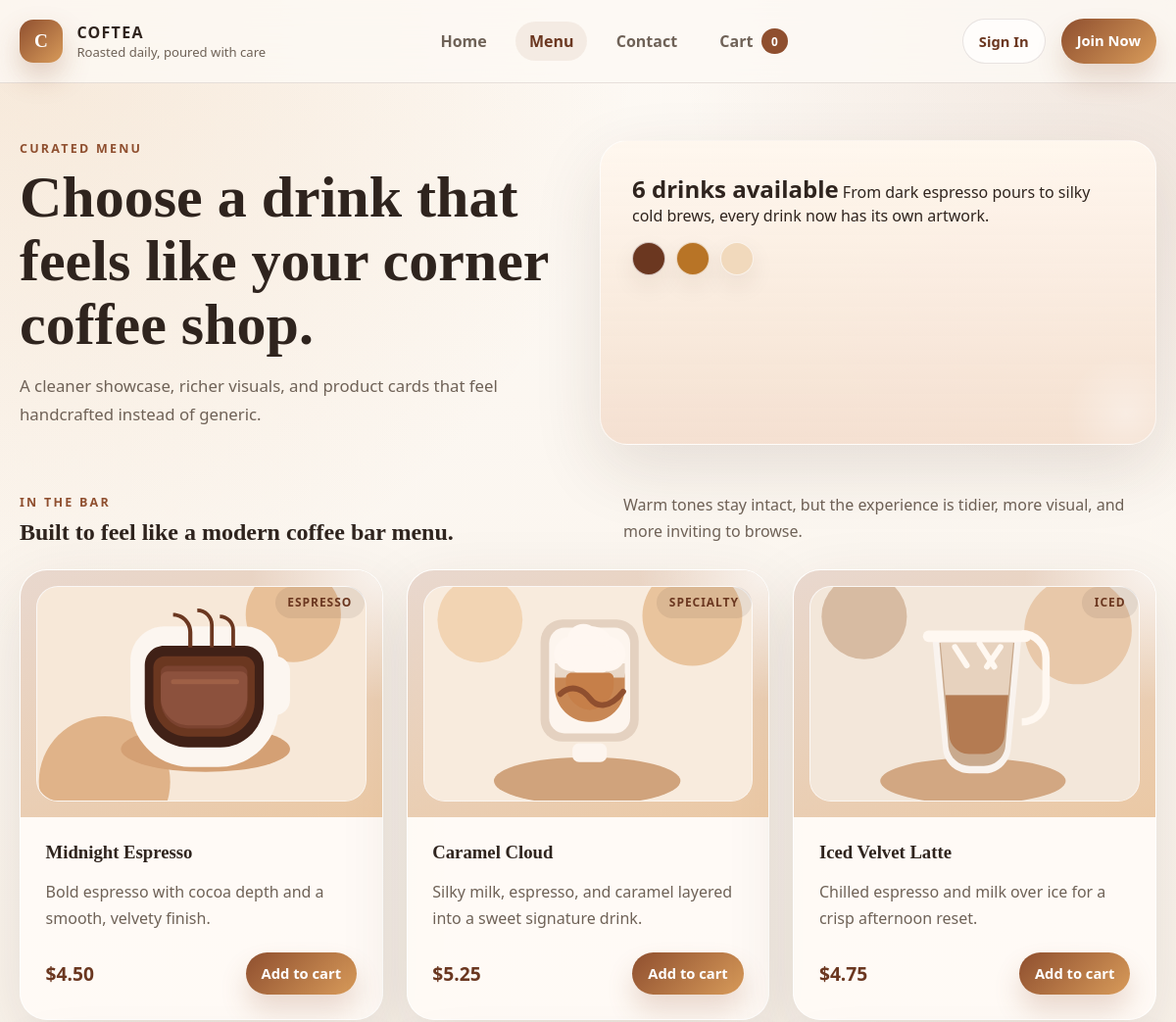
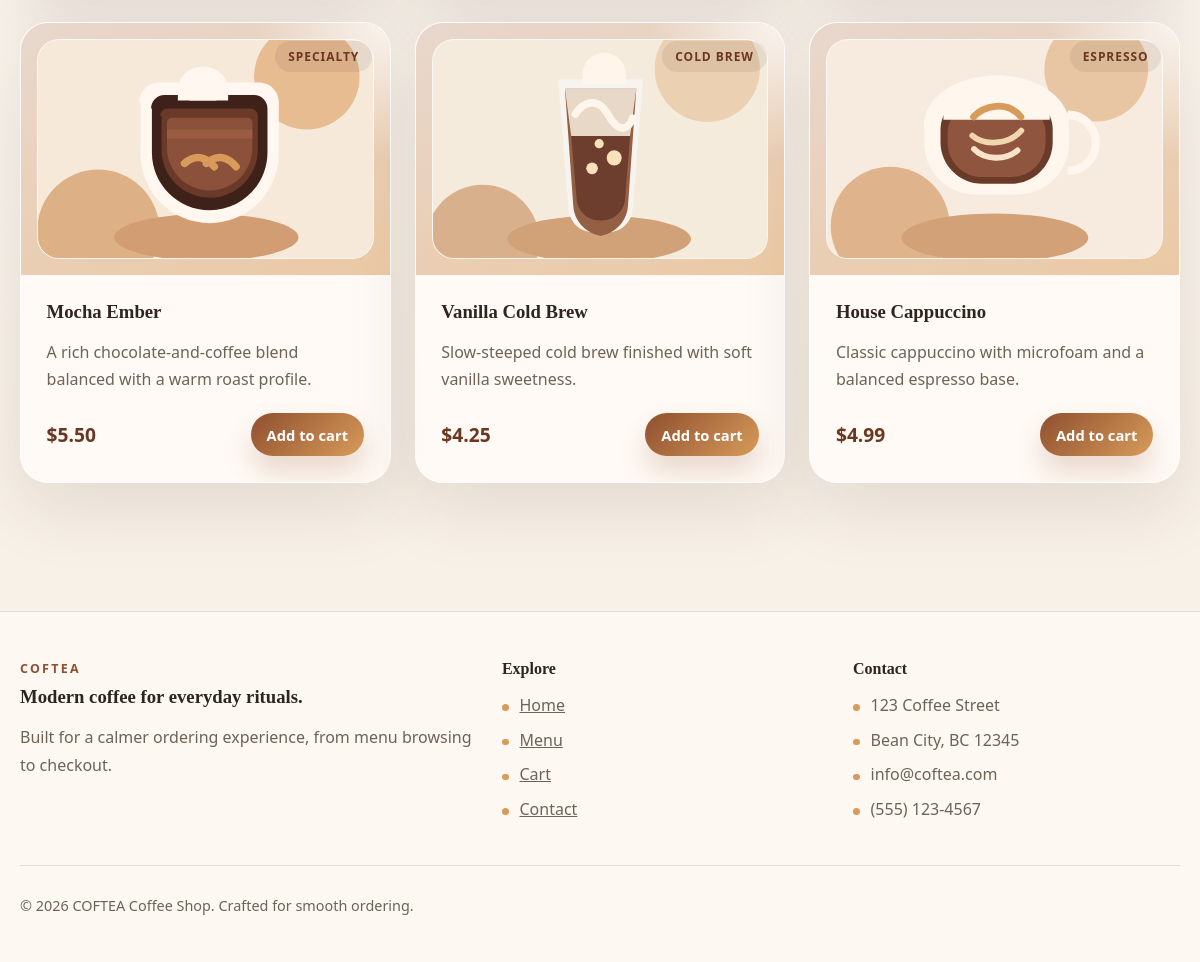
Page /menu.php on the committed database (2 pictures, top to bottom).
### tables this page shows
CREATE TABLE IF NOT EXISTS products (
    product_id INT PRIMARY KEY AUTO_INCREMENT,
    name VARCHAR(255) NOT NULL,
    description TEXT,
    price DECIMAL(10, 2) NOT NULL,
    image_path VARCHAR(255),
    category VARCHAR(100),
    in_stock BOOLEAN DEFAULT TRUE,
    stock_quantity INT DEFAULT 0,
    created_at TIMESTAMP DEFAULT CURRENT_TIMESTAMP,
    updated_at TIMESTAMP DEFAULT CURRENT_TIMESTAMP ON UPDATE CURRENT_TIMESTAMP,
    INDEX idx_category (category),
    INDEX idx_price (price)
);

### config.php (called while the page is built, shortened)
<?php
function e(mixed $value): string
{
    return htmlspecialchars((string) $value, ENT_QUOTES, 'UTF-8');
}
function format_money(float $amount): string
{
    return '$' . number_format($amount, 2);
}
function product_image_path(array $product): string
{
    $image = trim((string) ($product['image'] ?? ''));
    $slug = strtolower((string) ($product['name'] ?? ''));
    $map = [
        'midnight espresso' => 'midnight-espresso.svg',
        'caramel cloud' => 'caramel-cloud.svg',
        'iced velvet latte' => 'iced-velvet-latte.svg',
        'mocha ember' => 'mocha-ember.svg',
        'vanilla cold brew' => 'vanilla-cold-brew.svg',
        'house cappuccino' => 'house-cappuccino.svg',
    ];
    $fallback = $map[$slug] ?? 'coffee-house.svg';
    return 'assets/images/' . $fallback;
}
function fetch_products(?PDO $pdo): array
{
    try {
        $statement = $pdo->query(
            'SELECT product_id AS id, name, description, price, COALESCE(image_path, "") AS image, COALESCE(category, "") AS category
             FROM products
             WHERE in_stock = 1
             ORDER BY product_id ASC'
        );
        $products = $statement->fetchAll(PDO::FETCH_ASSOC);
        return !empty($products) ? $products : default_products();
    } catch (Throwable) {
        return default_products();
    }
}
$pdo = null;
$db_host = getenv('COFTEA_DB_HOST') ?: '127.0.0.1';
$db_name = getenv('COFTEA_DB_NAME') ?: 'coftea_db';
$db_user = getenv('COFTEA_DB_USER') ?: 'root';
$db_password = getenv('COFTEA_DB_PASSWORD') ?: '';
try {
    $pdo = new PDO(
        "mysql:host={$db_host};dbname={$db_name};charset=utf8mb4",
        $db_user,
        $db_password,
        [
            PDO::ATTR_ERRMODE => PDO::ERRMODE_EXCEPTION,
            PDO::ATTR_DEFAULT_FETCH_MODE => PDO::FETCH_ASSOC,
        ]
    );
} catch (Throwable $exception) {
    $db_error = $exception->getMessage();
}
$products = fetch_products($pdo);

### menu.php (the view, shortened to what this page needs)
<?php
require_once 'config.php';
?>
<!DOCTYPE html>
<html lang="en">
<head>
    <link rel="stylesheet" href="assets/css/style.css">
</head>
<body>
    <?php require_once 'includes/header.php'; ?>
    <section class="page-hero">
        <div class="shell page-hero__layout">
            <div>
                <p class="eyebrow">Curated menu</p>
                <h1>Choose a drink that feels like your corner coffee shop.</h1>
                <p class="page-hero__copy">A cleaner showcase, richer visuals, and product cards that feel handcrafted instead of generic.</p>
            </div>
            <div class="page-hero__panel menu-panel">
                <strong><?php echo count($products); ?> drinks available</strong>
                <span>From dark espresso pours to silky cold brews, every drink now has its own artwork.</span>
                <div class="menu-panel__swatches">
                    <span></span>
                    <span></span>
                    <span></span>
                </div>
            </div>
        </div>
    </section>
    <section class="section">
        <div class="shell menu-intro">
            <div>
                <p class="eyebrow">In the bar</p>
                <h2>Built to feel like a modern coffee bar menu.</h2>
            </div>
            <p class="menu-intro__copy">Warm tones stay intact, but the experience is tidier, more visual, and more inviting to browse.</p>
        </div>
        <div class="shell card-grid card-grid--menu">
            <?php foreach ($products as $product): ?>
                <article class="product-card">
                    <div class="product-card__media">
                        <span class="product-badge"><?php echo e($product['category']); ?></span>
                        <img class="product-card__image" src="<?php echo e(product_image_path($product)); ?>" alt="<?php echo e($product['name']); ?>">
                    </div>
                    <div class="product-card__body">
                        <h3><?php echo e($product['name']); ?></h3>
                        <p><?php echo e($product['description']); ?></p>
                        <div class="product-card__footer">
                            <strong><?php echo format_money((float) $product['price']); ?></strong>
                            <div class="product-card__actions">
                                <button
                                    type="button"
                                    class="btn btn-primary btn-sm"
                                    onclick='addToCart(<?php echo (int) $product["id"]; ?>, <?php echo json_encode($product["name"], JSON_HEX_APOS | JSON_HEX_QUOT); ?>, <?php echo number_format((float) $product["price"], 2, ".", ""); ?>, this)'
                                >
                                    Add to cart
                                </button>
                            </div>
                        </div>
                    </div>
                </article>
            <?php endforeach; ?>
        </div>
    </section>
    <?php require_once 'includes/footer.php'; ?>
</body>
</html>

### rows in the picture
products: category "ESPRESSO", shows a picture, name "Midnight Espresso", description "Bold espresso with cocoa depth and a smooth, velvety finish.", price "$4.50"
products: category "SPECIALTY", shows a picture, name "Caramel Cloud", description "Silky milk, espresso, and caramel layered into a sweet signature drink.", price "$5.25"
products: category "ICED", shows a picture, name "Iced Velvet Latte", description "Chilled espresso and milk over ice for a crisp afternoon reset.", price "$4.75"
products: category "SPECIALTY", shows a picture, name "Mocha Ember", description "A rich chocolate-and-coffee blend balanced with a warm roast profile.", price "$5.50"
products: category "COLD BREW", shows a picture, name "Vanilla Cold Brew", description "Slow-steeped cold brew finished with soft vanilla sweetness.", price "$4.25"
products: category "ESPRESSO", shows a picture, name "House Cappuccino", description "Classic cappuccino with microfoam and a balanced espresso base.", price "$4.99"

### other values in the picture
cart_item_count() "0"
count($products) "6"
